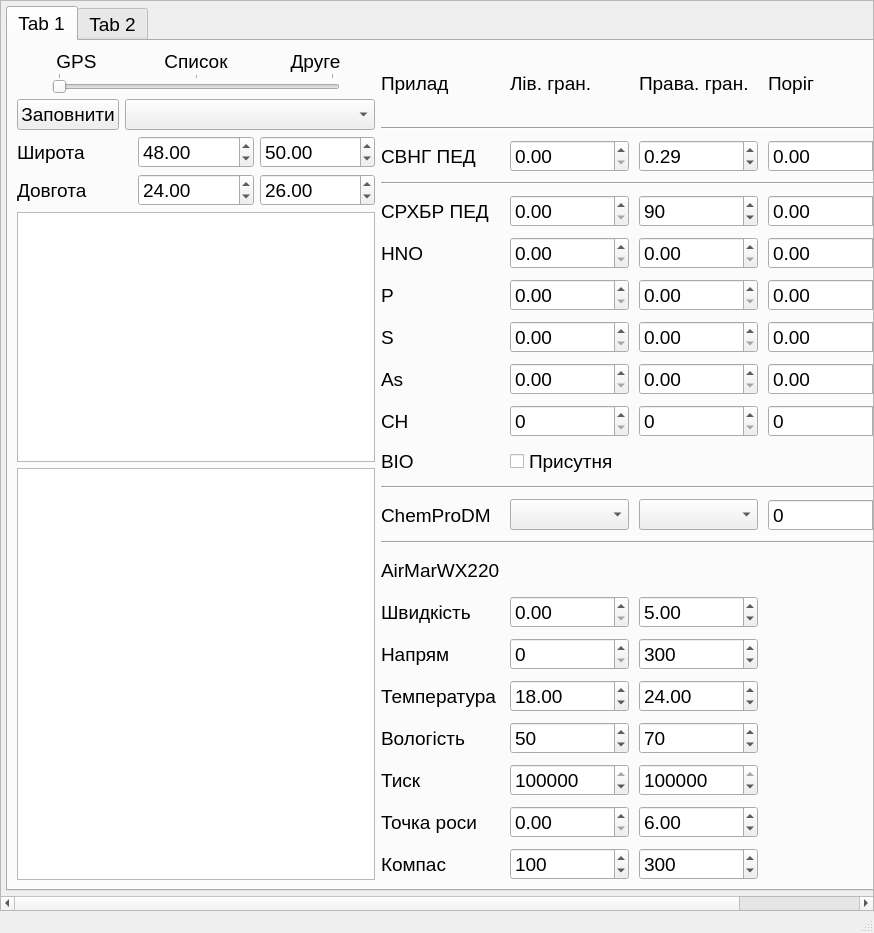
<?xml version="1.0" encoding="UTF-8"?>
<ui version="4.0">
 <class>Imitator</class>
 <widget class="QMainWindow" name="Imitator">
  <property name="geometry">
   <rect>
    <x>0</x>
    <y>0</y>
    <width>874</width>
    <height>933</height>
   </rect>
  </property>
  <property name="windowTitle">
   <string>Imitator</string>
  </property>
  <widget class="QWidget" name="centralwidget">
   <property name="font">
    <font>
     <pointsize>14</pointsize>
    </font>
   </property>
   <layout class="QGridLayout" name="gridLayout">
    <property name="leftMargin">
     <number>0</number>
    </property>
    <property name="topMargin">
     <number>0</number>
    </property>
    <property name="rightMargin">
     <number>0</number>
    </property>
    <property name="bottomMargin">
     <number>0</number>
    </property>
    <property name="spacing">
     <number>0</number>
    </property>
    <item row="0" column="0">
     <widget class="QScrollArea" name="scrollArea">
      <property name="widgetResizable">
       <bool>true</bool>
      </property>
      <widget class="QWidget" name="scrollAreaWidgetContents">
       <property name="geometry">
        <rect>
         <x>0</x>
         <y>0</y>
         <width>1046</width>
         <height>912</height>
        </rect>
       </property>
       <layout class="QGridLayout" name="gridLayout_2">
        <property name="leftMargin">
         <number>5</number>
        </property>
        <property name="topMargin">
         <number>5</number>
        </property>
        <property name="rightMargin">
         <number>5</number>
        </property>
        <property name="bottomMargin">
         <number>5</number>
        </property>
        <property name="spacing">
         <number>0</number>
        </property>
        <item row="0" column="1">
         <widget class="QTabWidget" name="tabWidget">
          <widget class="QWidget" name="tab">
           <attribute name="title">
            <string>Tab 1</string>
           </attribute>
           <layout class="QGridLayout" name="gridLayout_5">
            <item row="0" column="0">
             <layout class="QVBoxLayout" name="verticalLayout_2">
              <item>
               <layout class="QVBoxLayout" name="verticalLayout">
                <property name="spacing">
                 <number>0</number>
                </property>
                <item>
                 <layout class="QHBoxLayout" name="horizontalLayout">
                  <item>
                   <widget class="QLabel" name="label">
                    <property name="text">
                     <string>GPS</string>
                    </property>
                    <property name="alignment">
                     <set>Qt::AlignCenter</set>
                    </property>
                   </widget>
                  </item>
                  <item>
                   <widget class="QLabel" name="label_2">
                    <property name="text">
                     <string>Список</string>
                    </property>
                    <property name="alignment">
                     <set>Qt::AlignCenter</set>
                    </property>
                   </widget>
                  </item>
                  <item>
                   <widget class="QLabel" name="label_3">
                    <property name="text">
                     <string>Друге</string>
                    </property>
                    <property name="alignment">
                     <set>Qt::AlignCenter</set>
                    </property>
                   </widget>
                  </item>
                 </layout>
                </item>
                <item>
                 <layout class="QHBoxLayout" name="horizontalLayout_2">
                  <item>
                   <spacer name="horizontalSpacer">
                    <property name="orientation">
                     <enum>Qt::Horizontal</enum>
                    </property>
                    <property name="sizeType">
                     <enum>QSizePolicy::Fixed</enum>
                    </property>
                    <property name="sizeHint" stdset="0">
                     <size>
                      <width>35</width>
                      <height>20</height>
                     </size>
                    </property>
                   </spacer>
                  </item>
                  <item>
                   <widget class="QSlider" name="horizontalSliderMode">
                    <property name="maximum">
                     <number>2</number>
                    </property>
                    <property name="orientation">
                     <enum>Qt::Horizontal</enum>
                    </property>
                    <property name="tickPosition">
                     <enum>QSlider::TicksAbove</enum>
                    </property>
                   </widget>
                  </item>
                  <item>
                   <spacer name="horizontalSpacer_2">
                    <property name="orientation">
                     <enum>Qt::Horizontal</enum>
                    </property>
                    <property name="sizeType">
                     <enum>QSizePolicy::Fixed</enum>
                    </property>
                    <property name="sizeHint" stdset="0">
                     <size>
                      <width>35</width>
                      <height>20</height>
                     </size>
                    </property>
                   </spacer>
                  </item>
                 </layout>
                </item>
               </layout>
              </item>
              <item>
               <layout class="QHBoxLayout" name="horizontalLayout_3">
                <item>
                 <widget class="QPushButton" name="pushButtonFillGPS">
                  <property name="text">
                   <string>Заповнити</string>
                  </property>
                 </widget>
                </item>
                <item>
                 <widget class="QComboBox" name="comboBoxGPSList">
                  <property name="minimumSize">
                   <size>
                    <width>250</width>
                    <height>0</height>
                   </size>
                  </property>
                 </widget>
                </item>
               </layout>
              </item>
              <item>
               <layout class="QGridLayout" name="gridLayout_4">
                <item row="1" column="1">
                 <widget class="QDoubleSpinBox" name="doubleSpinBoxLonL">
                  <property name="minimum">
                   <double>-180.000000000000000</double>
                  </property>
                  <property name="maximum">
                   <double>180.000000000000000</double>
                  </property>
                  <property name="value">
                   <double>24.000000000000000</double>
                  </property>
                 </widget>
                </item>
                <item row="0" column="2">
                 <widget class="QDoubleSpinBox" name="doubleSpinBoxLatR">
                  <property name="minimum">
                   <double>-180.000000000000000</double>
                  </property>
                  <property name="maximum">
                   <double>180.000000000000000</double>
                  </property>
                  <property name="value">
                   <double>50.000000000000000</double>
                  </property>
                 </widget>
                </item>
                <item row="1" column="2">
                 <widget class="QDoubleSpinBox" name="doubleSpinBoxLonR">
                  <property name="minimum">
                   <double>-180.000000000000000</double>
                  </property>
                  <property name="maximum">
                   <double>180.000000000000000</double>
                  </property>
                  <property name="value">
                   <double>26.000000000000000</double>
                  </property>
                 </widget>
                </item>
                <item row="0" column="1">
                 <widget class="QDoubleSpinBox" name="doubleSpinBoxLatL">
                  <property name="minimum">
                   <double>-180.000000000000000</double>
                  </property>
                  <property name="maximum">
                   <double>180.000000000000000</double>
                  </property>
                  <property name="value">
                   <double>48.000000000000000</double>
                  </property>
                 </widget>
                </item>
                <item row="0" column="0">
                 <widget class="QLabel" name="label_26">
                  <property name="text">
                   <string>Широта</string>
                  </property>
                 </widget>
                </item>
                <item row="1" column="0">
                 <widget class="QLabel" name="label_27">
                  <property name="text">
                   <string>Довгота</string>
                  </property>
                 </widget>
                </item>
               </layout>
              </item>
              <item>
               <widget class="QTextEdit" name="textEditGPS"/>
              </item>
             </layout>
            </item>
            <item row="0" column="1" rowspan="2">
             <layout class="QGridLayout" name="gridLayout_3">
              <property name="spacing">
               <number>10</number>
              </property>
              <item row="19" column="1">
               <widget class="QSpinBox" name="spinBoxAMPressL">
                <property name="maximum">
                 <number>100000000</number>
                </property>
                <property name="value">
                 <number>1040000</number>
                </property>
               </widget>
              </item>
              <item row="9" column="0">
               <widget class="QLabel" name="label_14">
                <property name="text">
                 <string>CH</string>
                </property>
               </widget>
              </item>
              <item row="7" column="1">
               <widget class="QDoubleSpinBox" name="doubleSpinBoxSL">
                <property name="maximum">
                 <double>10000000.000000000000000</double>
                </property>
               </widget>
              </item>
              <item row="3" column="0" colspan="5">
               <widget class="Line" name="line">
                <property name="orientation">
                 <enum>Qt::Horizontal</enum>
                </property>
               </widget>
              </item>
              <item row="0" column="0">
               <widget class="QLabel" name="label_7">
                <property name="text">
                 <string>Прилад</string>
                </property>
               </widget>
              </item>
              <item row="20" column="2">
               <widget class="QDoubleSpinBox" name="doubleSpinBoxAMDewR">
                <property name="value">
                 <double>6.000000000000000</double>
                </property>
               </widget>
              </item>
              <item row="16" column="2">
               <widget class="QSpinBox" name="spinBoxAMDirR">
                <property name="maximum">
                 <number>360</number>
                </property>
                <property name="value">
                 <number>300</number>
                </property>
               </widget>
              </item>
              <item row="15" column="1">
               <widget class="QDoubleSpinBox" name="doubleSpinBoxAMSpL"/>
              </item>
              <item row="4" column="4">
               <widget class="QSpinBox" name="spinBoxSRError">
                <property name="maximum">
                 <number>255</number>
                </property>
                <property name="displayIntegerBase">
                 <number>2</number>
                </property>
               </widget>
              </item>
              <item row="21" column="1">
               <widget class="QSpinBox" name="spinBoxAMCompL">
                <property name="maximum">
                 <number>360</number>
                </property>
                <property name="value">
                 <number>100</number>
                </property>
               </widget>
              </item>
              <item row="5" column="0">
               <widget class="QLabel" name="label_10">
                <property name="text">
                 <string>HNO</string>
                </property>
               </widget>
              </item>
              <item row="17" column="2">
               <widget class="QDoubleSpinBox" name="doubleSpinBoxAMTempR">
                <property name="value">
                 <double>24.000000000000000</double>
                </property>
               </widget>
              </item>
              <item row="11" column="0" colspan="5">
               <widget class="Line" name="line_2">
                <property name="orientation">
                 <enum>Qt::Horizontal</enum>
                </property>
               </widget>
              </item>
              <item row="4" column="2">
               <widget class="QSpinBox" name="spinBoxSRPedCoef">
                <property name="toolTip">
                 <string>Коефіціент зменшення радіації через броню</string>
                </property>
                <property name="value">
                 <number>90</number>
                </property>
               </widget>
              </item>
              <item row="2" column="1">
               <widget class="QDoubleSpinBox" name="doubleSpinBoxSVPedL">
                <property name="maximum">
                 <double>10000000.000000000000000</double>
                </property>
               </widget>
              </item>
              <item row="0" column="2">
               <widget class="QLabel" name="label_6">
                <property name="text">
                 <string>Права. гран.</string>
                </property>
               </widget>
              </item>
              <item row="12" column="2">
               <widget class="QComboBox" name="comboBoxCPConc"/>
              </item>
              <item row="16" column="0">
               <widget class="QLabel" name="label_19">
                <property name="text">
                 <string>Напрям</string>
                </property>
               </widget>
              </item>
              <item row="20" column="0">
               <widget class="QLabel" name="label_22">
                <property name="text">
                 <string>Точка роси</string>
                </property>
               </widget>
              </item>
              <item row="0" column="1">
               <widget class="QLabel" name="label_5">
                <property name="text">
                 <string>Лів. гран.</string>
                </property>
               </widget>
              </item>
              <item row="12" column="1">
               <widget class="QComboBox" name="comboBoxCPEl"/>
              </item>
              <item row="10" column="1" colspan="2">
               <widget class="QCheckBox" name="checkBoxBIO">
                <property name="text">
                 <string>Присутня</string>
                </property>
               </widget>
              </item>
              <item row="13" column="0" colspan="5">
               <widget class="Line" name="line_3">
                <property name="orientation">
                 <enum>Qt::Horizontal</enum>
                </property>
               </widget>
              </item>
              <item row="2" column="2">
               <widget class="QDoubleSpinBox" name="doubleSpinBoxSVPedR">
                <property name="maximum">
                 <double>10000000.000000000000000</double>
                </property>
                <property name="value">
                 <double>0.290000000000000</double>
                </property>
               </widget>
              </item>
              <item row="18" column="1">
               <widget class="QSpinBox" name="spinBoxAMHumL">
                <property name="value">
                 <number>50</number>
                </property>
               </widget>
              </item>
              <item row="16" column="1">
               <widget class="QSpinBox" name="spinBoxAMDirL">
                <property name="minimum">
                 <number>0</number>
                </property>
                <property name="maximum">
                 <number>360</number>
                </property>
               </widget>
              </item>
              <item row="12" column="0">
               <widget class="QLabel" name="label_16">
                <property name="text">
                 <string>ChemProDM</string>
                </property>
               </widget>
              </item>
              <item row="10" column="0">
               <widget class="QLabel" name="label_15">
                <property name="text">
                 <string>BIO</string>
                </property>
               </widget>
              </item>
              <item row="5" column="4">
               <widget class="QSpinBox" name="spinBoxAP4Error">
                <property name="maximum">
                 <number>255</number>
                </property>
                <property name="displayIntegerBase">
                 <number>2</number>
                </property>
               </widget>
              </item>
              <item row="7" column="0">
               <widget class="QLabel" name="label_13">
                <property name="text">
                 <string>S</string>
                </property>
               </widget>
              </item>
              <item row="5" column="2">
               <widget class="QDoubleSpinBox" name="doubleSpinBoxHNOR">
                <property name="maximum">
                 <double>10000000.000000000000000</double>
                </property>
               </widget>
              </item>
              <item row="5" column="1">
               <widget class="QDoubleSpinBox" name="doubleSpinBoxHNOL">
                <property name="maximum">
                 <double>10000000.000000000000000</double>
                </property>
               </widget>
              </item>
              <item row="19" column="2">
               <widget class="QSpinBox" name="spinBoxAMPressR">
                <property name="maximum">
                 <number>100000000</number>
                </property>
                <property name="value">
                 <number>1080000</number>
                </property>
               </widget>
              </item>
              <item row="15" column="0">
               <widget class="QLabel" name="label_18">
                <property name="text">
                 <string>Швидкість</string>
                </property>
               </widget>
              </item>
              <item row="14" column="4">
               <widget class="QSpinBox" name="spinBoxAMError">
                <property name="maximum">
                 <number>255</number>
                </property>
                <property name="displayIntegerBase">
                 <number>2</number>
                </property>
               </widget>
              </item>
              <item row="14" column="0">
               <widget class="QLabel" name="label_17">
                <property name="text">
                 <string>AirMarWX220</string>
                </property>
               </widget>
              </item>
              <item row="20" column="1">
               <widget class="QDoubleSpinBox" name="doubleSpinBoxAMDewL">
                <property name="value">
                 <double>0.000000000000000</double>
                </property>
               </widget>
              </item>
              <item row="2" column="0">
               <widget class="QLabel" name="label_4">
                <property name="text">
                 <string>СВНГ ПЕД</string>
                </property>
               </widget>
              </item>
              <item row="6" column="1">
               <widget class="QDoubleSpinBox" name="doubleSpinBoxPL">
                <property name="maximum">
                 <double>10000000.000000000000000</double>
                </property>
               </widget>
              </item>
              <item row="15" column="2">
               <widget class="QDoubleSpinBox" name="doubleSpinBoxAMSpR">
                <property name="value">
                 <double>5.000000000000000</double>
                </property>
               </widget>
              </item>
              <item row="17" column="0">
               <widget class="QLabel" name="label_20">
                <property name="text">
                 <string>Температура</string>
                </property>
               </widget>
              </item>
              <item row="7" column="2">
               <widget class="QDoubleSpinBox" name="doubleSpinBoxSR">
                <property name="maximum">
                 <double>10000000.000000000000000</double>
                </property>
               </widget>
              </item>
              <item row="4" column="1">
               <widget class="QDoubleSpinBox" name="doubleSpinBoxSRPedL">
                <property name="maximum">
                 <double>10000000.000000000000000</double>
                </property>
               </widget>
              </item>
              <item row="17" column="1">
               <widget class="QDoubleSpinBox" name="doubleSpinBoxAMTempL">
                <property name="value">
                 <double>18.000000000000000</double>
                </property>
               </widget>
              </item>
              <item row="18" column="2">
               <widget class="QSpinBox" name="spinBoxAMHumR">
                <property name="value">
                 <number>70</number>
                </property>
               </widget>
              </item>
              <item row="2" column="4">
               <widget class="QSpinBox" name="spinBoxSVError">
                <property name="maximum">
                 <number>255</number>
                </property>
                <property name="displayIntegerBase">
                 <number>2</number>
                </property>
               </widget>
              </item>
              <item row="6" column="0">
               <widget class="QLabel" name="label_11">
                <property name="text">
                 <string>P</string>
                </property>
               </widget>
              </item>
              <item row="0" column="4">
               <widget class="QLabel" name="label_9">
                <property name="text">
                 <string>Помилки</string>
                </property>
               </widget>
              </item>
              <item row="4" column="0">
               <widget class="QLabel" name="label_8">
                <property name="text">
                 <string>СРХБР ПЕД</string>
                </property>
               </widget>
              </item>
              <item row="21" column="0">
               <widget class="QLabel" name="label_24">
                <property name="text">
                 <string>Компас</string>
                </property>
               </widget>
              </item>
              <item row="12" column="4">
               <widget class="QSpinBox" name="spinBoxCPError">
                <property name="maximum">
                 <number>255</number>
                </property>
                <property name="displayIntegerBase">
                 <number>2</number>
                </property>
               </widget>
              </item>
              <item row="8" column="0">
               <widget class="QLabel" name="label_12">
                <property name="text">
                 <string>As</string>
                </property>
               </widget>
              </item>
              <item row="21" column="2">
               <widget class="QSpinBox" name="spinBoxAMCompR">
                <property name="maximum">
                 <number>360</number>
                </property>
                <property name="value">
                 <number>300</number>
                </property>
               </widget>
              </item>
              <item row="18" column="0">
               <widget class="QLabel" name="label_23">
                <property name="text">
                 <string>Вологість</string>
                </property>
               </widget>
              </item>
              <item row="8" column="2">
               <widget class="QDoubleSpinBox" name="doubleSpinBoxAsR">
                <property name="maximum">
                 <double>10000000.000000000000000</double>
                </property>
               </widget>
              </item>
              <item row="19" column="0">
               <widget class="QLabel" name="label_21">
                <property name="text">
                 <string>Тиск</string>
                </property>
               </widget>
              </item>
              <item row="8" column="1">
               <widget class="QDoubleSpinBox" name="doubleSpinBoxAsL">
                <property name="maximum">
                 <double>10000000.000000000000000</double>
                </property>
               </widget>
              </item>
              <item row="1" column="0" colspan="5">
               <widget class="Line" name="line_4">
                <property name="orientation">
                 <enum>Qt::Horizontal</enum>
                </property>
               </widget>
              </item>
              <item row="6" column="2">
               <widget class="QDoubleSpinBox" name="doubleSpinBoxPR">
                <property name="maximum">
                 <double>10000000.000000000000000</double>
                </property>
               </widget>
              </item>
              <item row="0" column="3">
               <widget class="QLabel" name="label_25">
                <property name="text">
                 <string>Поріг</string>
                </property>
               </widget>
              </item>
              <item row="2" column="3">
               <widget class="QDoubleSpinBox" name="doubleSpinBox">
                <property name="maximum">
                 <double>100000.000000000000000</double>
                </property>
               </widget>
              </item>
              <item row="4" column="3">
               <widget class="QDoubleSpinBox" name="doubleSpinBox_2">
                <property name="maximum">
                 <double>100000.000000000000000</double>
                </property>
               </widget>
              </item>
              <item row="5" column="3">
               <widget class="QDoubleSpinBox" name="doubleSpinBox_3">
                <property name="maximum">
                 <double>100000.000000000000000</double>
                </property>
               </widget>
              </item>
              <item row="6" column="3">
               <widget class="QDoubleSpinBox" name="doubleSpinBox_4">
                <property name="maximum">
                 <double>100000.000000000000000</double>
                </property>
               </widget>
              </item>
              <item row="7" column="3">
               <widget class="QDoubleSpinBox" name="doubleSpinBox_5">
                <property name="maximum">
                 <double>100000.000000000000000</double>
                </property>
               </widget>
              </item>
              <item row="8" column="3">
               <widget class="QDoubleSpinBox" name="doubleSpinBox_6">
                <property name="maximum">
                 <double>100000.000000000000000</double>
                </property>
               </widget>
              </item>
              <item row="9" column="3">
               <widget class="QSpinBox" name="spinBox_7"/>
              </item>
              <item row="9" column="1">
               <widget class="QSpinBox" name="spinBoxCHL"/>
              </item>
              <item row="9" column="2">
               <widget class="QSpinBox" name="spinBoxCHR"/>
              </item>
              <item row="12" column="3">
               <widget class="QSpinBox" name="spinBox"/>
              </item>
             </layout>
            </item>
            <item row="1" column="0">
             <widget class="QListWidget" name="listWidget"/>
            </item>
           </layout>
          </widget>
          <widget class="QWidget" name="tab_2">
           <attribute name="title">
            <string>Tab 2</string>
           </attribute>
          </widget>
         </widget>
        </item>
       </layout>
      </widget>
     </widget>
    </item>
   </layout>
  </widget>
  <widget class="QMenuBar" name="menubar">
   <property name="geometry">
    <rect>
     <x>0</x>
     <y>0</y>
     <width>874</width>
     <height>21</height>
    </rect>
   </property>
  </widget>
  <widget class="QStatusBar" name="statusbar"/>
 </widget>
 <resources/>
 <connections/>
</ui>
